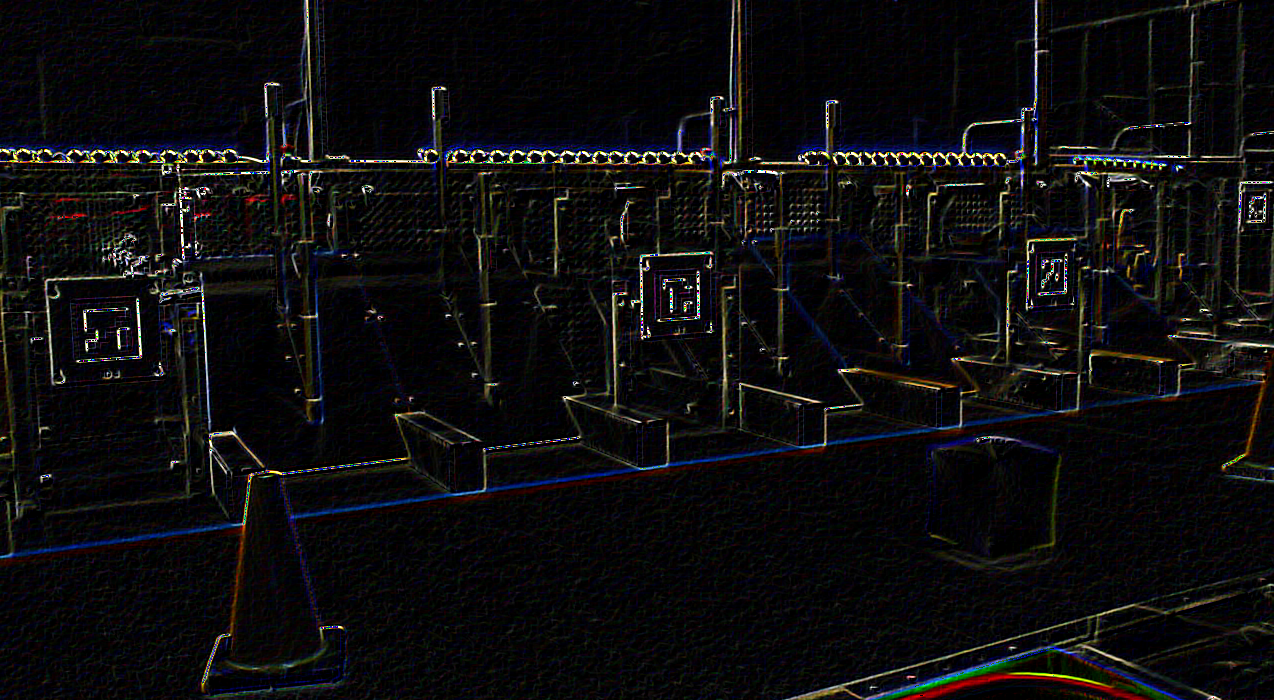
#> input picture Cone and Cube detector/edgedetection.png, 1274 x 700 px
$ python -i Test2.py   (imports and definitions only)
#> lines starting #> are read from the running program, lines starting #| are printed output that depends on the picture; after the words box and inside, x2 and y2 are one past the last pixel; in counts of white or black regions, pixels touching at a corner belong together
#> further down, picture is the input picture: shape (700, 1274, 3); mean B, G, R 14.5, 13.3, 14.1
import libjevois as jevois #type:ignore
import cv2
import numpy as np
import math
import re
import cv2
import numpy
from enum import Enum

class PipelineHull:
    """
    An OpenCV pipeline generated by GRIP.
    """

    def __init__(self):
        """initializes all values to presets or None if need to be set
        """

        self.__hsv_threshold_hue = [16.18705035971223, 81.70648464163823]
        self.__hsv_threshold_saturation = [84.84712230215827, 255.0]
        self.__hsv_threshold_value = [114.65827338129496, 255.0]

        self.hsv_threshold_output = None

        self.__blur_input = self.hsv_threshold_output
        self.__blur_type = BlurType.Median_Filter
        self.__blur_radius = 20.72072072072072

        self.blur_output = None

        self.__cv_canny_image = self.blur_output
        self.__cv_canny_threshold1 = 0.0
        self.__cv_canny_threshold2 = 0.0
        self.__cv_canny_aperturesize = 3.0
        self.__cv_canny_l2gradient = False

        self.cv_canny_output = None

        self.__find_contours_input = self.cv_canny_output
        self.__find_contours_external_only = True

        self.find_contours_output = None

        self.__convex_hulls_contours = self.find_contours_output

        self.convex_hulls_output = None


    def process(self, source0):
        """
        Runs the pipeline and sets all outputs to new values.
        """
        #Step CircularMask
        source0 = self.circularmask(source0)
        # Step HSV_Threshold0:
        self.__hsv_threshold_input = source0
        (self.hsv_threshold_output) = self.__hsv_threshold(self.__hsv_threshold_input, self.__hsv_threshold_hue, self.__hsv_threshold_saturation, self.__hsv_threshold_value)

        # Step Blur0:
        self.__blur_input = self.hsv_threshold_output
        (self.blur_output) = self.__blur(self.__blur_input, self.__blur_type, self.__blur_radius)

        # Step CV_Canny0:
        self.__cv_canny_image = self.blur_output
        (self.cv_canny_output) = self.__cv_canny(self.__cv_canny_image, self.__cv_canny_threshold1, self.__cv_canny_threshold2, self.__cv_canny_aperturesize, self.__cv_canny_l2gradient)

        # Step Find_Contours0:
        self.__find_contours_input = self.cv_canny_output
        (self.__find_contours_output) = self.__find_contours(self.__find_contours_input, self.__find_contours_external_only)

        #Step find biggestContor
        self.__biggest_contour=self.__find_biggest_contour(self.__find_contours_output)


        # Step Convex_Hulls0:

        (self.__convex_biggest_contour) = self.__convex_hulls(self.__biggest_contour)

        #Step Find cone tip

        (self.__cone_tip) = self.smallest_angle_vertex(self.__convex_biggest_contour)

    @staticmethod
    def circularmask(img):
        radius2 = 175
        ww, hh, _ = img.shape
#> ww = 700; hh = 1274
        xc = hh // 2
#> xc = 637
        yc = ww // 2
#> yc = 350
        mask2 = np.zeros_like(img)
        mask = cv2.circle(mask2, (xc,yc), radius2, (255,255,255), -1)
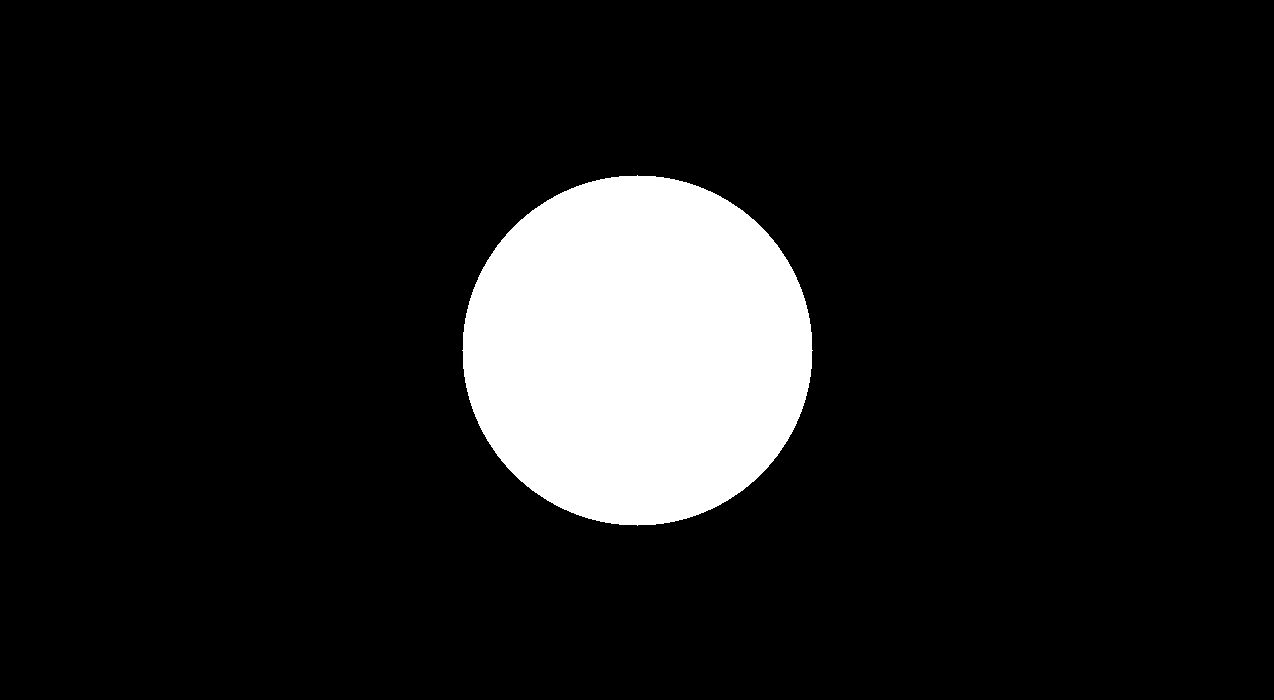
#> mask2: shape (700, 1274, 3); 10.8% white; 1 white region, box (x1, y1, x2, y2) and area: (462, 175, 813, 526) 96209
        dst = cv2.bitwise_and(img, mask2)
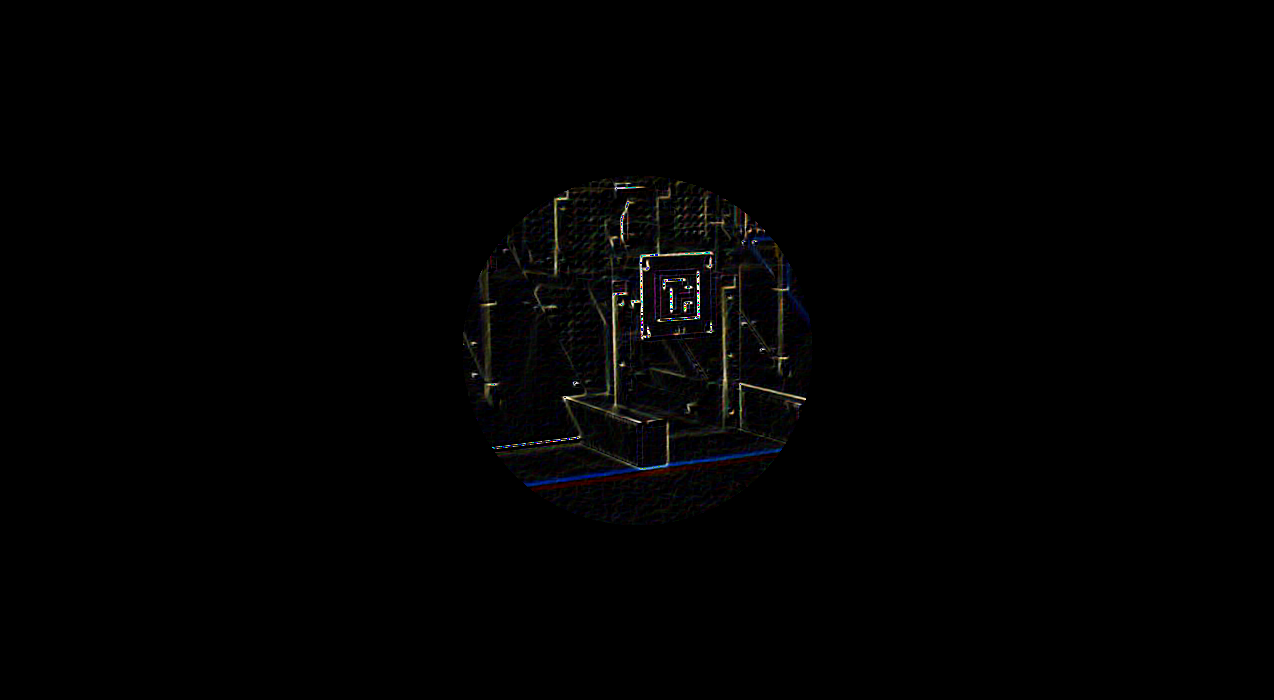
#> dst: shape (700, 1274, 3); mean B, G, R 1.7, 1.6, 1.7

    @staticmethod
    def __hsv_threshold(input, hue, sat, val):
        """Segment an image based on hue, saturation, and value ranges.
        Args:
            input: A BGR numpy.ndarray.
            hue: A list of two numbers the are the min and max hue.
            sat: A list of two numbers the are the min and max saturation.
            lum: A list of two numbers the are the min and max value.
        Returns:
            A black and white numpy.ndarray.
        """
#> (the run stopped early here; a loop or call above may not have finished)
